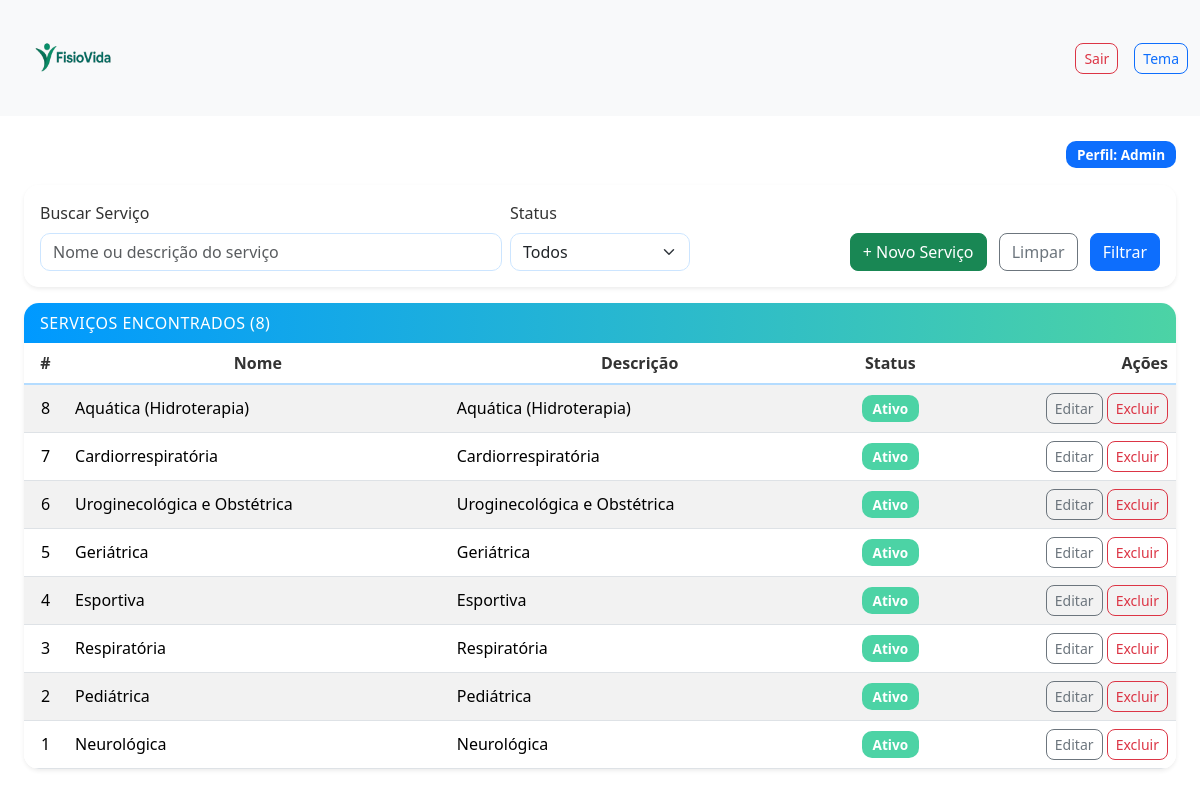
/admin/servicos.php, run on the app's committed database.
### tables this page shows
CREATE TABLE servico (
    id_servico INT PRIMARY KEY AUTO_INCREMENT,
    nome_servico VARCHAR(100),
    descricao_servico VARCHAR(100),
    status ENUM('Ativo', 'Inativo')
);

### admin/servicos.php (the view, shortened to what this page needs)
<?php
require_once '../php/db.php';
$qServico     = trim($_GET['q_servico'] ?? '');
$page         = max(1, (int)($_GET['page'] ?? 1));
$perPage      = 8;
$servClauses = [];
$servParams  = [];
$servWhereSql = $servClauses ? ('WHERE ' . implode(' AND ', $servClauses)) : '';
$stmt = $pdo->prepare("SELECT COUNT(*) FROM servico $servWhereSql");
$stmt->execute($servParams);
$totalServicos = (int)$stmt->fetchColumn();
$offsetServicos = ($page - 1) * $perPage;
$sqlServicos = "SELECT id_servico, nome_servico, descricao_servico, status
                FROM servico
                $servWhereSql
                ORDER BY id_servico DESC
                LIMIT $perPage OFFSET $offsetServicos";
$stmt = $pdo->prepare($sqlServicos);
$stmt->execute($servParams);
$servicos = $stmt->fetchAll();
include __DIR__ . '/partials/header.php';
?>
<!DOCTYPE html>
<html lang="pt-br">
<head>
</head>
<body>
  <div class="d-flex align-items-center justify-content-between mb-3">
    <h2 class="h4 mb-0 text-white">Painel de Serviços - FisioVida</h2>
    <span class="badge text-bg-primary">Perfil: Admin</span>
  </div>
<form method="get" class="card card-body shadow-sm mb-3">
  <div class="row g-2 align-items-end">
    <div class="col-md-5">
      <label class="form-label">Buscar Serviço</label>
      <input type="text" name="q_servico" class="form-control" value="<?= htmlspecialchars($qServico) ?>" placeholder="Nome ou descrição do serviço">
    </div>
    <div class="col-md-2">
      <label class="form-label">Status</label>
      <select name="tiposervico" class="form-select">
        <option value="">Todos</option>
      </select>
    </div>
    <div class="col-md-5 text-end">
      <a class="btn btn-success me-2" href="servico_create.php">+ Novo Serviço</a>
      <a class="btn btn-outline-secondary me-2" href="servicos.php">Limpar</a>
      <button class="btn btn-primary">Filtrar</button>
    </div>
  </div>
</form>
  <div class="card shadow-sm mb-4">
    <div class="card-header">Serviços encontrados (<?= $totalServicos ?>)</div>
    <div class="card-body p-0">
      <div class="table-responsive">
        <table class="table table-striped table-hover align-middle">
          <thead>
            <tr>
              <th>#</th>
              <th>Nome</th>
              <th>Descrição</th>
              <th>Status</th>
              <th class="text-end">Ações</th>
            </tr>
          </thead>
          <tbody>
            <?php foreach ($servicos as $s): ?>
              <tr>
                <td class="text-center"><?= (int)$s['id_servico'] ?></td>
                <td><?= htmlspecialchars($s['nome_servico']) ?></td>
                <td><?= htmlspecialchars($s['descricao_servico']) ?></td>
                <td class="text-center">
                  <span class="badge text-bg-<?= $s['status']==='Inativo' ? 'danger' : 'info' ?>">
                    <?= htmlspecialchars(ucfirst($s['status'])) ?>
                  </span>
                </td>
                <td class="text-end">
                  <a class="btn btn-sm btn-outline-secondary" href="servico_edit.php?id=<?= (int)$s['id_servico'] ?>">Editar</a>
                  <form action="servico_delete.php" method="post" class="d-inline" onsubmit="return confirm('Deseja excluir este serviço?');">
                    <button type="submit" class="btn btn-sm btn-outline-danger">Excluir</button>
                  </form>
                </td>
              </tr>
            <?php endforeach; ?>
          </tbody>
        </table>
      </div>
    </div>
  </div>
  <?php include __DIR__ . '/partials/footer.php'; ?>
</body>
</html>

### admin/partials/header.php (shortened to what this page needs)
<!DOCTYPE html>
<html lang="pt-br" data-bs-theme="light">
<head>
  <link href="https://cdn.jsdelivr.net/npm/bootstrap@5.3.3/dist/css/bootstrap.min.css" rel="stylesheet">
</head>
<body>
<nav class="navbar navbar-expand-lg bg-light sticky-xxl-top">
  <div class="container-fluid d-flex justify-content-between align-items-center">
    <a href="#" class="navbar-brand">
      <img src="../img/Fisiovida logo.png" alt="imagemfisiovida" width="120" height="90">
    </a>
    <div class="collapse navbar-collapse justify-content-end" id="menunavbar">
        <div class="ms-3 d-flex">
        <ul class="navbar-nav ms-auto">
        <li class="nav-item"><a class="btn btn-outline-danger btn-sm" href="../php/logout.php">Sair</a></li>
        </ul>
         <div class="ms-3 d-flex">
        <button id="themeToggle" class="btn btn-sm btn-outline-primary" type="button" title="Alternar tema">Tema</button>
      </div>
      </div>
    </div>
  </div>
</nav>
<div class="container-fluid my-4 px-4">

### admin/partials/footer.php (shortened to what this page needs)
  </div>
<div aria-live="polite" aria-atomic="true" class="position-relative">
  <div id="toastArea" class="toast-container position-fixed top-0 end-0 p-3" style="z-index: 1080;"></div>
</div>
</body>
</html>

### admin/servicos.php (style rules this page uses)
.card { border: none; border-radius: 15px; overflow: hidden; background: rgba(255, 255, 255, 0.85); backdrop-filter: blur(8px); }
.card-header { background: linear-gradient(90deg, #0099ff, #4cd3a5); color: white; font-weight: 500; font-size: 1rem; border-bottom: none; text-transform: uppercase; letter-spacing: 0.5px; }
.table { margin-bottom: 0; max-height: 500px; overflow-y: auto; }
.table thead { background: #cde9ff; }
.table thead th { border-bottom: 2px solid #b4dcff; color: #333; text-align: center; }
.table tbody tr { transition: all 0.3s ease; }
.badge { padding: 0.5em 0.8em; border-radius: 10px; font-size: 0.85rem; }
.text-bg-info { background-color: #4cd3a5 !important; color: #fff !important; }
.btn { border-radius: 8px; transition: all 0.3s ease; }
form.card { border-radius: 15px; background: rgba(255, 255, 255, 0.9); }
.form-label { font-weight: 500; color: #333; }
input.form-control, select.form-select { border-radius: 10px; border: 1px solid #cce5ff; transition: 0.3s; }

### data on the page
servico: id_servico "8", nome_servico "Aquática (Hidroterapia)", descricao_servico "Aquática (Hidroterapia)", status "Ativo"
servico: id_servico "7", nome_servico "Cardiorrespiratória", descricao_servico "Cardiorrespiratória", status "Ativo"
servico: id_servico "6", nome_servico "Uroginecológica e Obstétrica", descricao_servico "Uroginecológica e Obstétrica", status "Ativo"
servico: id_servico "5", nome_servico "Geriátrica", descricao_servico "Geriátrica", status "Ativo"
servico: id_servico "4", nome_servico "Esportiva", descricao_servico "Esportiva", status "Ativo"
servico: id_servico "3", nome_servico "Respiratória", descricao_servico "Respiratória", status "Ativo"
servico: id_servico "2", nome_servico "Pediátrica", descricao_servico "Pediátrica", status "Ativo"
servico: id_servico "1", nome_servico "Neurológica", descricao_servico "Neurológica", status "Ativo"

### other printed values
$totalServicos "8"
